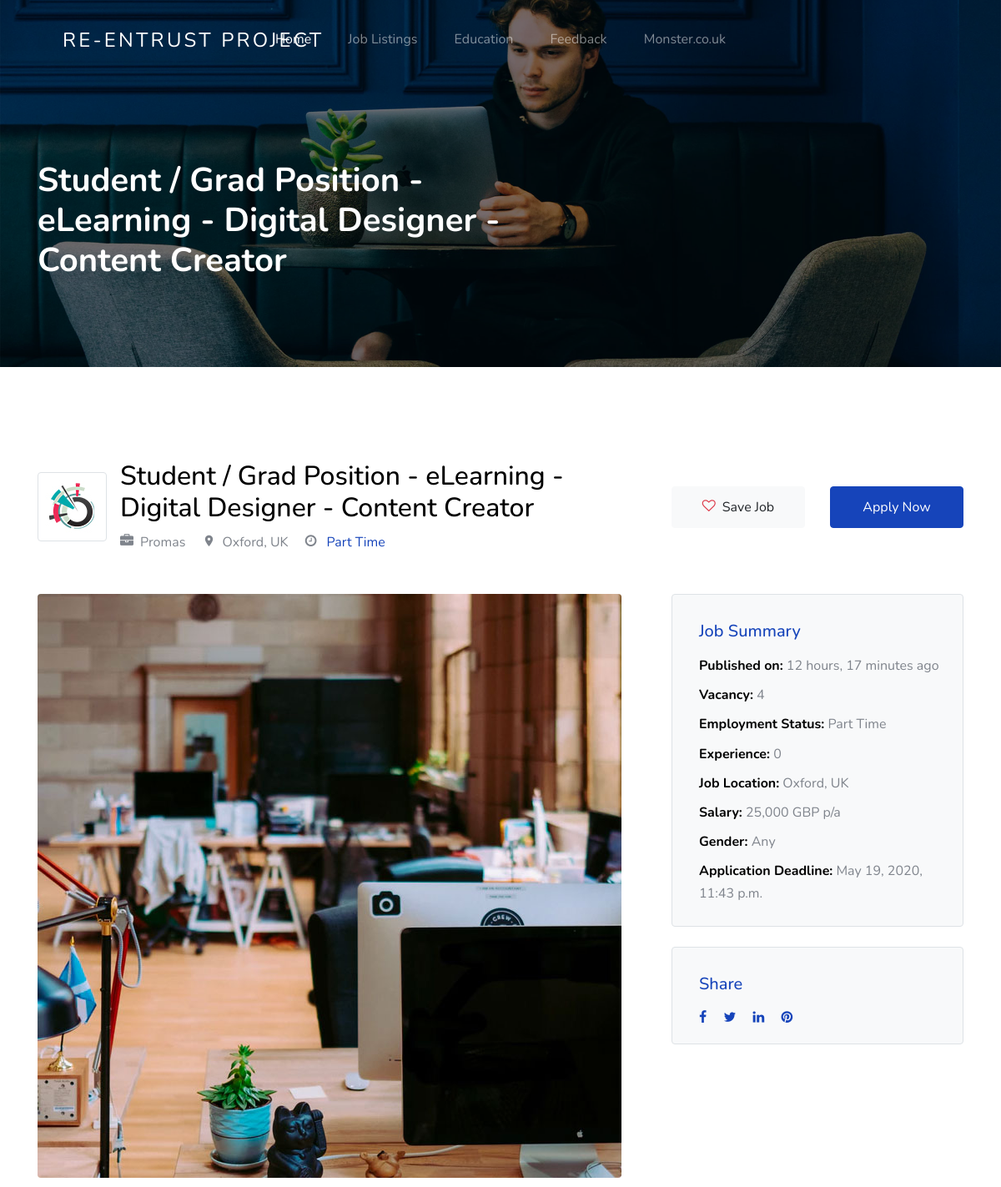
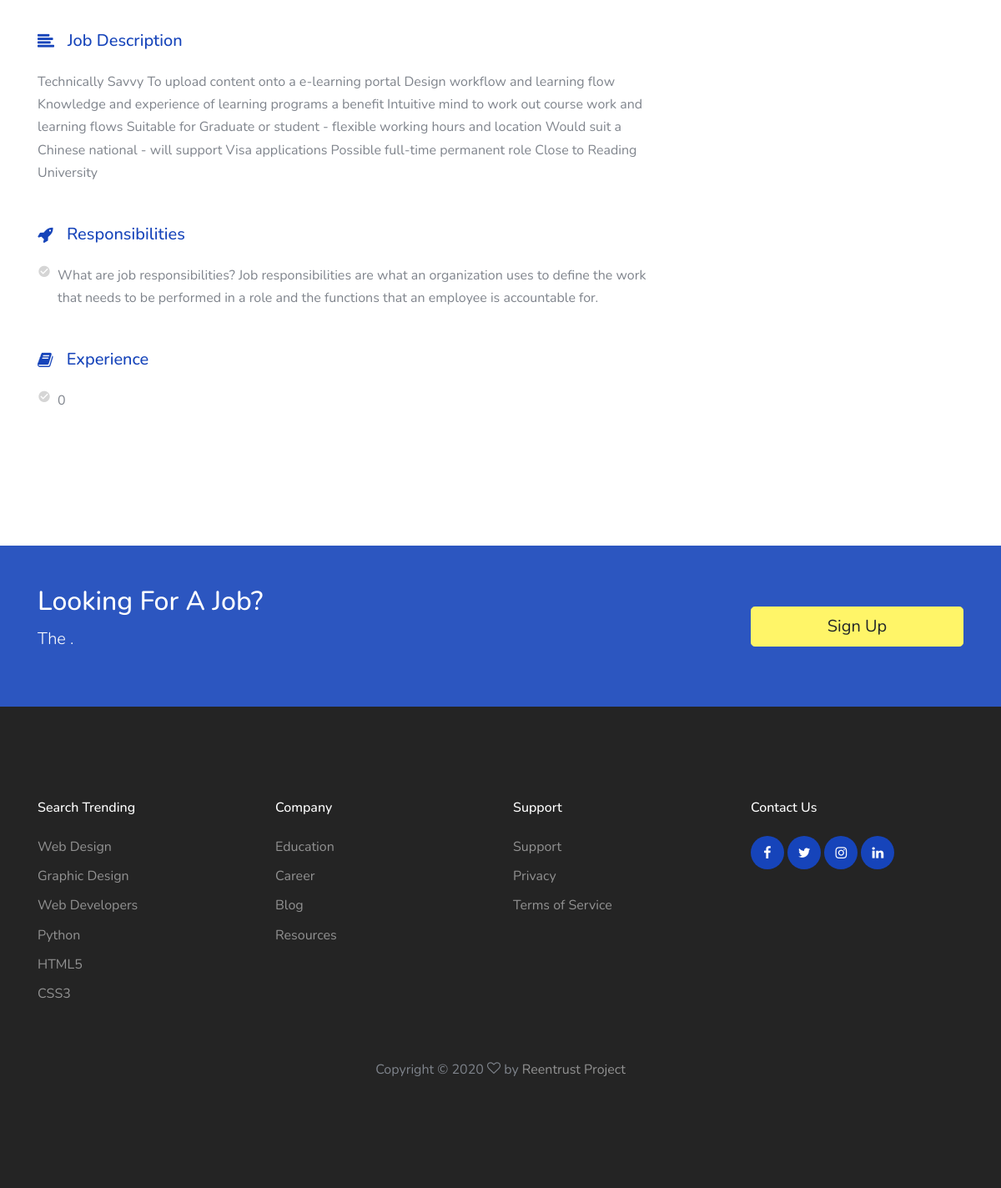
Screenshot of /jobs/job-single/7/ with the database file from the repository (2 pictures, top to bottom).
### jobs/models.py (models this page shows, shortened)
class JobListing(models.Model):
    user = models.ForeignKey(settings.AUTH_USER_MODEL, on_delete=models.CASCADE)
    title = models.CharField(max_length=100)
    company_name = models.CharField(max_length=200)
    employment_status = models.CharField(choices=JOB_TYPE, max_length=10)
    vacancy = models.CharField(max_length=10, null=True)
    gender = models.CharField(choices=GENDER, max_length=30, null=True)
    category = models.CharField(choices=CATEGORY, max_length =30)
    description = models.TextField()
    responsibilities = models.TextField()
    experience = models.CharField(max_length=100)
    job_location = models.CharField(max_length=120)
    Salary = models.CharField(max_length=100)
    image = models.ImageField(blank=True, upload_to='media', null=True)
    application_deadline = models.DateTimeField()
    published_on = models.DateTimeField(default=timezone.now)

### jobs/views.py (the view)
# urls.py: path('job-single/<int:id>/', job_single, name='job-single'),
def job_single(request, id):
    job_query =  get_object_or_404(JobListing, id=id)
    context = {
        'q': job_query,
    }
    return render(request, "jobs/job_single.html", context)

### templates/jobs/job_single.html
{% extends 'base.html' %}
{% load static %}
{% block content %}
    <section class="section-hero overlay inner-page bg-image" style="background-image: url('images/hero_1.jpg');"
      id="home-section">
      <div class="container">
        <div class="row">
          <div class="col-md-7">
            <h1 class="text-white font-weight-bold">{{ q.title }}</h1>
          </div>
        </div>
      </div>
    </section>
    <section class="site-section">
      <div class="container">
        <div class="row align-items-center mb-5">
          <div class="col-lg-8 mb-4 mb-lg-0">
            <div class="d-flex align-items-center">
              <div class="border p-2 d-inline-block mr-3 rounded">
                <img src="{% static 'images/featured-listing-1.jpg' %}" alt="Free Website Template By Free-Template.co">
              </div>
              <div>
                <h2>{{ q.title }}</h2>
                <div>
                  <span class="ml-0 mr-2 mb-2"><span class="icon-briefcase mr-2"></span>{{ q.company_name }}</span>
                  <span class="m-2"><span class="icon-room mr-2"></span>{{ q.job_location }}</span>
                  <span class="m-2"><span class="icon-clock-o mr-2"></span><span class="text-primary"> {{ q.employment_status }}
                      </span></span>
                </div>
              </div>
            </div>
          </div>
          <div class="col-lg-4">
            <div class="row">
              <div class="col-6">
                <a href="#" class="btn btn-block btn-light btn-md"><span class="icon-heart-o mr-2 text-danger"></span>Save
                  Job</a>
              </div>
              <div class="col-6">
                <a href="{% url 'jobs:apply' %}" class="btn btn-block btn-primary btn-md">Apply Now</a>
              </div>
            </div>
          </div>
        </div>
        <div class="row">
          <div class="col-lg-8">
            <div class="mb-5">
              <figure class="mb-5"><img src="{% static 'images/sq_img_3.jpg' %}" alt="Free Website Template by Free-Template.co"
                  class="img-fluid rounded"></figure>
              <h3 class="h5 d-flex align-items-center mb-4 text-primary"><span class="icon-align-left mr-3"></span>Job
                Description</h3>
              <p>{{ q.description }}</p>
            </div>
            <div class="mb-5">
              <h3 class="h5 d-flex align-items-center mb-4 text-primary"><span
                  class="icon-rocket mr-3"></span>Responsibilities</h3>
              <ul class="list-unstyled m-0 p-0">
                <li class="d-flex align-items-start mb-2"><span
                    class="icon-check_circle mr-2 text-muted"></span><span>{{ q.responsibilities}}</span></li>
              </ul>
            </div>
            <div class="mb-5">
              <h3 class="h5 d-flex align-items-center mb-4 text-primary"><span class="icon-book mr-3"></span>Experience</h3>
              <ul class="list-unstyled m-0 p-0">
                <li class="d-flex align-items-start mb-2"><span
                    class="icon-check_circle mr-2 text-muted"></span><span>{{ q.experience }}</span></li>
              </ul>
            </div>
          </div>
          <div class="col-lg-4">
            <div class="bg-light p-3 border rounded mb-4">
              <h3 class="text-primary  mt-3 h5 pl-3 mb-3 ">Job Summary</h3>
              <ul class="list-unstyled pl-3 mb-0">
                <li class="mb-2"><strong class="text-black">Published on:</strong> {{ q.published_on|timesince }} ago</li>
                <li class="mb-2"><strong class="text-black">Vacancy:</strong> {{q.vacancy }}</li>
                <li class="mb-2"><strong class="text-black">Employment Status:</strong> {{ q.employment_status}}</li>
                <li class="mb-2"><strong class="text-black">Experience:</strong> {{ q.experience }}</li>
                <li class="mb-2"><strong class="text-black">Job Location:</strong> {{ q.job_location }}</li>
                <li class="mb-2"><strong class="text-black">Salary:</strong> {{ q.Salary }}</li>
                <li class="mb-2"><strong class="text-black">Gender:</strong> {{ q.gender }}</li>
                <li class="mb-2"><strong class="text-black">Application Deadline:</strong> {{ q.application_deadline }}</li>
              </ul>
            </div>
            <div class="bg-light p-3 border rounded">
              <h3 class="text-primary  mt-3 h5 pl-3 mb-3 ">Share</h3>
              <div class="px-3">
                <a href="#" class="pt-3 pb-3 pr-3 pl-0"><span class="icon-facebook"></span></a>
                <a href="#" class="pt-3 pb-3 pr-3 pl-0"><span class="icon-twitter"></span></a>
                <a href="#" class="pt-3 pb-3 pr-3 pl-0"><span class="icon-linkedin"></span></a>
                <a href="#" class="pt-3 pb-3 pr-3 pl-0"><span class="icon-pinterest"></span></a>
              </div>
            </div>
          </div>
        </div>
      </div>
    </section>
{% endblock %}

### static/css/style.css (style rules this page uses)
body { font-weight: 400; font-size: 1rem; line-height: 1.7; position: relative; }
body:after { content: ""; position: absolute; top: 0; left: 0; right: 0; bottom: 0; background: rgba(0, 0, 0, 0.7); z-index: 100; opacity: 0; visibility: hidden; -webkit-transition: .3s all ease; -o-transition: .3s all ease; transition: .3s all ease; }
h1, h2, h3, h4 { color: #000; }
.site-section { padding-top: 7rem; padding-bottom: 7rem; position: relative; z-index: 2; }
.text-black { color: #000 !important; }
.bg-image { background-size: cover; background-position: center center; background-repeat: no-repeat; }
.text-muted { color: #d5d5d5 !important; }
.section-hero, .section-hero > .container > .row { height: 100vh; min-height: 900px; }
.section-hero.inner-page, .section-hero.inner-page > .container > .row { height: auto; min-height: auto; padding-top: 6em; padding-bottom: 3em; }
.section-hero.overlay, .section-hero.overlay-2 { position: relative; }
.section-hero.overlay:before, .section-hero.overlay-2:before { z-index: 1; position: absolute; content: ""; top: 0; left: 0; right: 0; bottom: 0; background: rgba(0, 0, 0, 0.5); }
.section-hero > .container { z-index: 2; position: relative; }
.btn:after, .btn:before { display: none; }
.btn.btn-primary { color: #fff; }
.btn-md { padding: 12px 20px; }

### rows the page displays
JobListing: title "Student / Grad Position - eLearning - Digital Designer - Content Creator", company_name "Promas", job_location "Oxford, UK", employment_status "Part Time", description "Technically Savvy To upload content onto a e-learning portal Design workflow and learning flow Knowledge and experience of learning programs a benefit Intuitive mind to work out course work and learning flows Suitable for Graduate or student - flexible working hours and location Would suit a Chinese national - will support Visa applications Possible full-time permanent role Close to Reading University", responsibilities "What are job responsibilities? Job responsibilities are what an organization uses to define the work that needs to be performed in a role and the functions that an employee is accountable for.", experience "0", published_on "12 hours, 17 minutes", vacancy "4", Salary "25,000 GBP p/a", gender "Any", application_deadline "May 19, 2020, 11:43 p.m."
